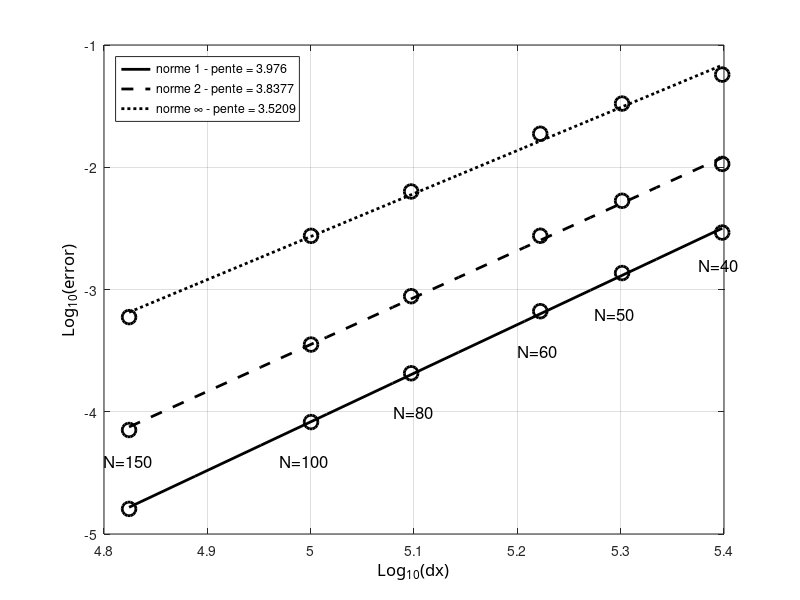

Write MATLAB code to recreate this figure.
clc; clear all; close all;

radius=6371220;
N=[40 50 60 80 100 150];
dx=2*pi*radius./(4*N);
% e1=[3.3707*10^-4 2.0751*10^-5 1.2964*10^-6 8.1231*10^-8 5.0903*10^-9 3.1888*10^-10];
% e2=[3.1674*10^-4 1.9593*10^-5 1.2274*10^-6 7.6985*10^-8 4.8271*10^-9 3.0280*10^-10];
% e3=[3.7839*10^-4 2.5503*10^-5 1.8238*10^-6 1.2133*10^-7 7.8110*10^-9 4.9564*10^-10];

% e1=[4.4656*10^-5 2.9404*10^-6 1.8859*10^-7 1.1972*10^-8 7.5548*10^-10 4.7499*10^-11];
% e2=[5.2622*10^-5 3.4964*10^-6 2.2566*10^-7 1.4352*10^-8 9.0630*10^-10 5.7106*10^-11];
% e3=[1.1018*10^-4 8.9432*10^-6 6.3993*10^-7 4.2842*10^-8 2.7721*10^-9 1.7640*10^-10];

% e1=[4.4464*10^-4 2.7567*10^-5 1.7319*10^-6 1.0886*10^-7 6.8327*10^-9 4.2837*10^-10];
% e2=[4.2619*10^-4 2.6414*10^-5 1.6606*10^-6 1.0438*10^-7 6.5488*10^-9 4.1045*10^-10];
% e3=[5.7206*10^-4 4.3945*10^-5 3.0870*10^-6 2.0521*10^-7 1.3242*10^-8 8.4121*10^-10];

% e1=[9.5570*10^-5 6.2727*10^-6 4.0293*10^-7 2.5561*10^-8 1.6119*10^-9 1.0140*10^-10];
% e2=[1.1354*10^-4 7.4509*10^-6 4.7991*10^-7 3.0505*10^-8 1.9247*10^-9 1.2102*10^-10];
% e3=[2.5127*10^-4 1.9429*10^-5 1.3703*10^-6 9.1295*10^-8 5.8964*10^-9 3.7487*10^-10];

% e1=[2.4373*10^-3 1.6193*10^-4 1.0351*10^-5 6.5310*10^-7 4.0991*10^-8 2.5671*10^-9];
% e2=[2.3263*10^-3 1.5486*10^-4 9.9131*10^-6 6.2580*10^-7 3.9290*10^-8 2.4608*10^-9];
% e3=[3.1250*10^-3 2.5748*10^-4 1.8414*10^-5 1.2296*10^-6 7.8432*10^-8 5.0468*10^-9];

% e1=[1.1430*10^-5 4.0438*10^-7 2.0910*10^-8 1.2176*10^-9 7.3855*10^-11 4.5993*10^-12];
% e2=[1.4758*10^-5 8.1813*10^-7 6.4914*10^-8 5.4953*10^-9 4.7583*10^-10 4.1633*10^-11];
% e3=[2.8075*10^-5 3.0386*10^-6 3.7356*10^-7 4.3567*10^-8 5.2230*10^-9 6.3823*10^-10];

% e1=[1.3883*10^-5 5.2773*10^-7 2.7072*10^-8 1.5547*10^-9 9.3430*10^-11 5.7731*10^-12];
% e2=[1.8078*10^-5 1.1000*10^-6 8.4090*10^-8 6.9357*10^-9 5.9230*10^-10 5.1460*10^-11];
% e3=[3.9774*10^-5 4.5644*10^-6 4.9238*10^-7 5.6815*10^-8 6.8074*10^-9 8.2825*10^-10];

% %% NM?
% e1=[1.2170e-3 4.4810e-4 1.6313e-4 2.8658e-5 8.7526e-6 1.1105e-6];
% e2=[5.2773e-3 2.1100e-3 8.2236e-4 1.4710e-4 4.1919e-5 5.7646e-6];
% e3=[3.8615e-2 1.6306e-2 6.5687e-3 1.4042e-3 4.1512e-4 6.2903e-5];

%% NJ
e1=[2.9241e-3 1.3634e-3 6.6453e-4 2.0635e-4 8.2353e-5 1.6044e-5];
e2=[1.0646e-2 5.3187e-3 2.7522e-3 8.8170e-4 3.5454e-4 7.0918e-5];
e3=[5.7267e-2 3.3187e-2 1.8792e-2 6.3350e-3 2.7479e-3 5.9455e-4];

ldx=log10(dx);
le1=log10(e1);
le2=log10(e2);
le3=log10(e3);

%% plot 1
figure(11); 
%% curve 1
hl1=plot(ldx,le1,'ok');
set(hl1,'LineWidth',2.0);
set(hl1,'MarkerSize',10);
set(hl1,'MarkerEdgeColor','k');

hold on;
[a1,b1]=polyfit(ldx,le1,1);
tt=linspace(min(ldx),max(ldx),10);
lsq1=a1(2)+a1(1)*tt;
% %% courbes...
hlf1=plot(tt,lsq1,'-k');
set(hlf1,'LineWidth',2.0);


%% curve 2
hl1=plot(ldx,le2,'ok');
set(hl1,'LineWidth',2.0);
set(hl1,'MarkerSize',10);
set(hl1,'MarkerEdgeColor','k');

hold on;
[a2,b1]=polyfit(ldx,le2,1);
tt=linspace(min(ldx),max(ldx),10);
lsq1=a2(2)+a2(1)*tt;
% %% courbes...
hlf2=plot(tt,lsq1,'--k');
set(hlf2,'LineWidth',2.0);

%% curve 3
hl1=plot(ldx,le3,'ok');
set(hl1,'LineWidth',2.0);
set(hl1,'MarkerSize',10);
set(hl1,'MarkerEdgeColor','k');

hold on;
[a3,b1]=polyfit(ldx,le3,1);
tt=linspace(min(ldx),max(ldx),10);
lsq1=a3(2)+a3(1)*tt;
% %% courbes...
hlf3=plot(tt,lsq1,':k');
set(hlf3,'LineWidth',2.0);

ha=gca;
xa=get(gca,'Xlabel');
set(ha,'Xgrid','on');
set(xa,'String','Log_{10}(dx)');
set (xa,'FontName','Calibri');
set(xa,'FontSize',12);

% ylabel
ha=gca;
ya=get(gca,'Ylabel');
set(ha,'Ygrid','on');
set(ya,'String','Log_{10}(error)');
set (ya,'FontName','Calibri');
set(ya,'FontSize',12);

%% legend
legend([hlf1,hlf2,hlf3],{['norme 1 - pente = ' num2str(a1(1))],['norme 2 - pente = ' num2str(a2(1))],['norme \infty - pente = ' num2str(a3(1))]},'Location','NorthWest')

%% texte
ht=text('Position',[5.375,-2.8,0],'String','N=40');
set(ht,'FontSize',12);
ht=text('Position',[5.275,-3.2,0],'String','N=50');
set(ht,'FontSize',12);
ht=text('Position',[5.2,-3.5,0],'String','N=60');
set(ht,'FontSize',12);
ht=text('Position',[5.08,-4,0],'String','N=80');
set(ht,'FontSize',12);
ht=text('Position',[4.97,-4.4,0],'String','N=100');
set(ht,'FontSize',12);
ht=text('Position',[4.8,-4.4,0],'String','N=150');
set(ht,'FontSize',12);

% ht=text('Position',[5.375,-3.3,0],'String','N=40');
% set(ht,'FontSize',12);
% ht=text('Position',[5.275,-3.8,0],'String','N=50');
% set(ht,'FontSize',12);
% ht=text('Position',[5.2,-4.1,0],'String','N=60');
% set(ht,'FontSize',12);
% ht=text('Position',[5.08,-4.8,0],'String','N=80');
% set(ht,'FontSize',12);
% ht=text('Position',[4.97,-5.3,0],'String','N=100');
% set(ht,'FontSize',12);
% ht=text('Position',[4.8,-5.5,0],'String','N=150');
% set(ht,'FontSize',12);
